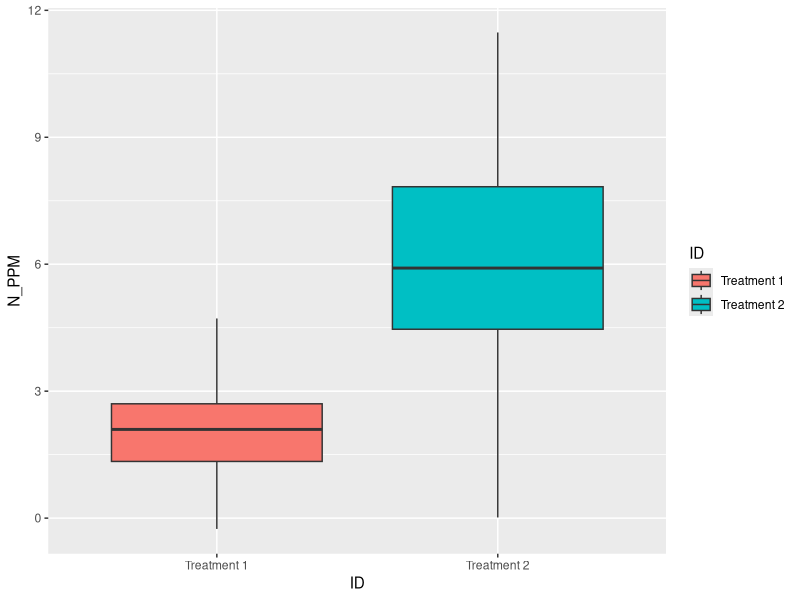
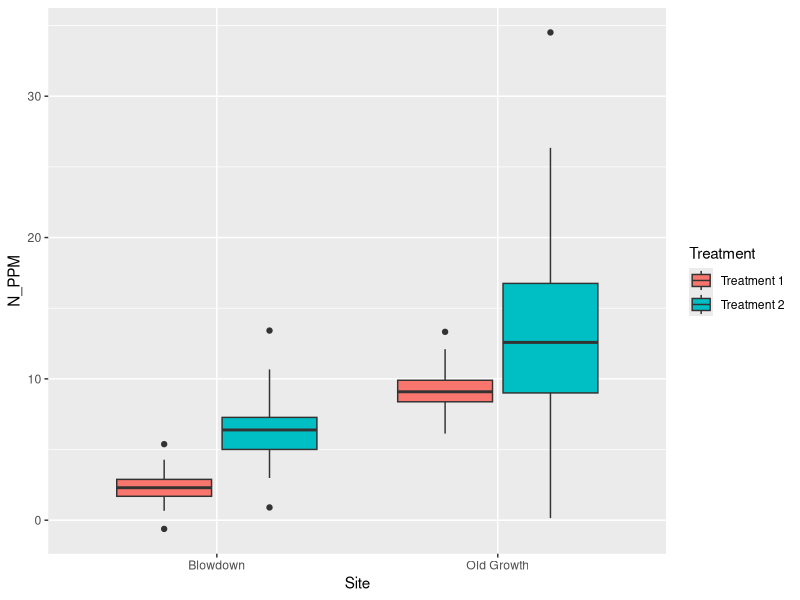

Source code (R) for these figures, in order:
## ---- chunk 1
knitr::opts_chunk$set(echo = TRUE)
## ---- chunk 2
library(ggplot2)

# FUNCTION: createFakeData
# creates data frame with random normal values
# input: mean, n, and sd for 2 treatments 
# output: data frame with 2 columns labeled ID and N_PPM 
#---------

createFakeData <- function(mean1=2,mean2=6,
                       n1=100,n2=100,
                       sd1=1,sd2=2){
  
  ID <- c(rep("Treatment 1", n1), rep("Treatment 2", n2))
  
  treatment1 <- rnorm(mean=mean1,n=n1,sd=sd1)
  treatment2 <- rnorm(mean=mean2,n=n2,sd=sd2)
  
  myDF <- data.frame(ID, c(treatment1, treatment2))
  
  names(myDF) <- c("ID","N_PPM")
  return(myDF)
}
#---------

# FUNCTION: anovaAnalysis
# ANOVA analysis for two treatments
# input: a data frame with two columns, N_PPM and ID
# output: summary of the ANOVA analysis: Sum Sq, Sum Mean Sq, F value, and p value
#--------
anovaAnalysis <- function(data = nitrogenPPMdf){
  model <- aov(N_PPM~ID, data = data)
  summary(model)
}
#--------

# FUNCTION: anovaBoxplot
# creates boxplot of data to compare means
# input: a data frame with two columns, N_PPM and ID
# output: ggplot boxplot
#--------

anovaBoxplot <- function(data=nitrogenPPMdf){
ggplot(data=data,
       mapping = aes(x=ID, y=N_PPM, fill=ID)) + 
    geom_boxplot()
}

## ---- chunk 3
. <- createFakeData()
anovaAnalysis(.)
anovaBoxplot(.)

## ---- chunk 4
# FUNCTION: createFakeData2
# creates data frame with random normal values
# input: mean, n, and sd for 2 treatments for 2 sites 
# output: data frame with 3 columns labeled ID, N_PPM, and Site
#---------

createFakeData2 <- function(mean1=2,mean2=6,mean3=9,mean4=12,
                       n1=100,n2=100,n3=100,n4=100,
                       sd1=1,sd2=2,sd3=1.5,sd4=6){
  
  Treatment <- c(rep("Treatment 1", n1),
          rep("Treatment 2", n2),
          rep("Treatment 1", n3),
          rep("Treatment 2", n4))
  
  Site <- c(rep("Blowdown", n1),
            rep("Blowdown", n2),
            rep("Old Growth", n3),
            rep("Old Growth", n4))
  
  treatment1_blowdown <- rnorm(mean=mean1,n=n1,sd=sd1)
  treatment2_blowdown <- rnorm(mean=mean2,n=n2,sd=sd2)
  treatment1_oldgrowth <- rnorm(mean=mean3,n=n3,sd=sd3)
  treatment2_oldgrowth <- rnorm(mean=mean4,n=n4,sd=sd4)
  
  myDF <- data.frame(Treatment, Site, c(treatment1_blowdown, treatment2_blowdown, treatment1_oldgrowth, treatment2_oldgrowth))
  
  names(myDF) <- c("Treatment","Site","N_PPM")
  return(myDF)
}
#---------

# FUNCTION: anovaAnalysis2
# ANOVA analysis for two treatments
# input: a data frame with three columns, N_PPM, Site, and Treatment
# output: summary of the ANOVA analysis: Sum Sq, Sum Mean Sq, F value, and p value
#--------
anovaAnalysis2 <- function(data = nitrogenPPMdf){
  model <- aov(N_PPM~Treatment*Site, data = data)
  summary(model)
}
#--------

# FUNCTION: anovaBoxplot2
# creates boxplot of data to compare means
# input: a data frame with three columns, N_PPM, Treatment, and Site
# output: ggplot boxplot
#--------

anovaBoxplot2 <- function(data=nitrogenPPMdf){
ggplot(data=data,
       mapping = aes(x=Site, y=N_PPM, fill=Treatment)) + 
    geom_boxplot()
}

## ---- chunk 5
. <- createFakeData2()
anovaAnalysis2(.)
anovaBoxplot2(.)
